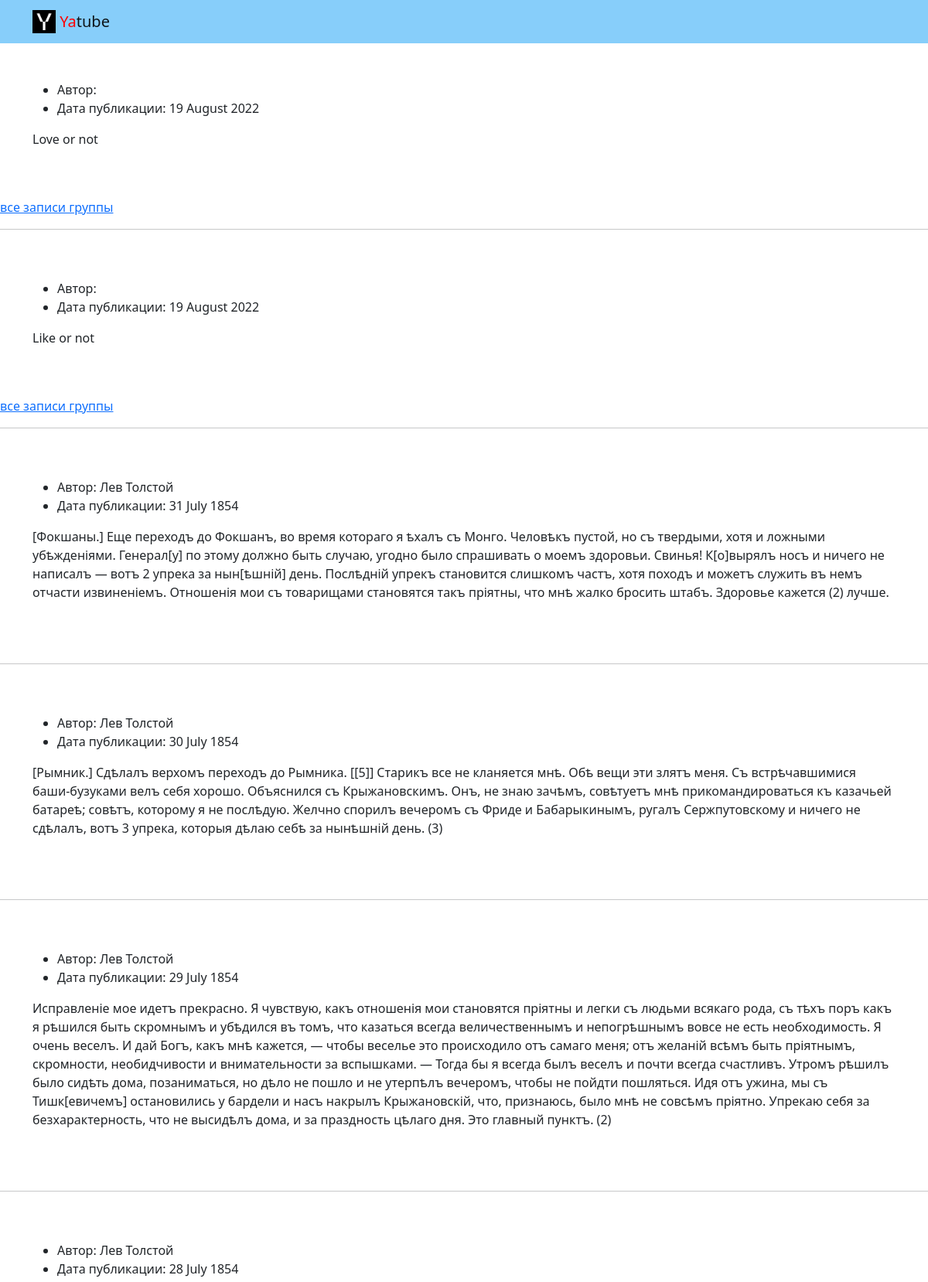
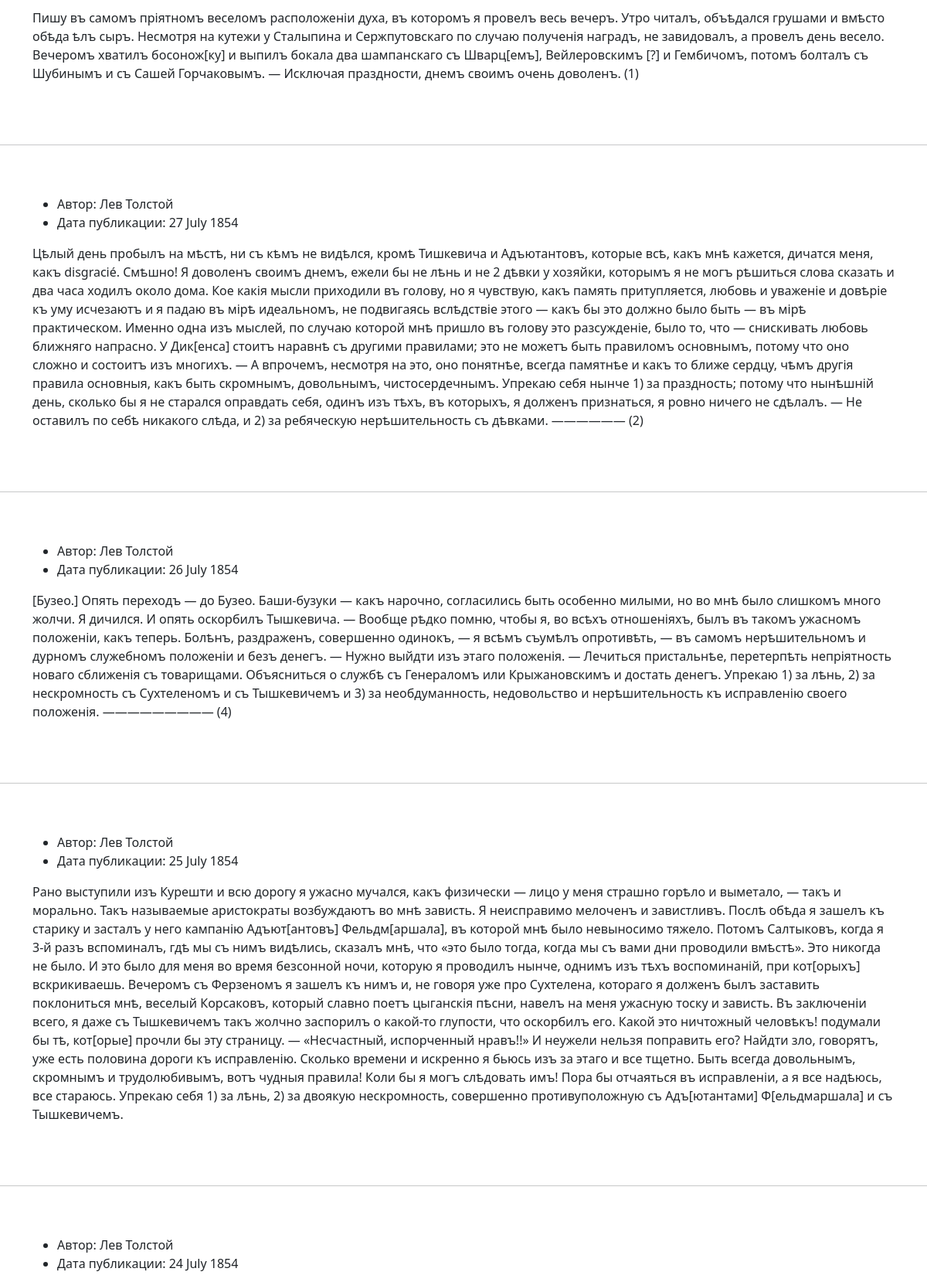
The page / (upper part) on the database its author committed (2 pictures, top to bottom).
### posts/models.py (models this page shows)
class Post(models.Model):
    text = models.TextField()
    pub_date = models.DateTimeField(auto_now_add=True)
    author = models.ForeignKey(
        User,
        on_delete=models.CASCADE,
        related_name='posts'
    )
    group = models.ForeignKey(
        Group,
        on_delete=models.SET_NULL,
        related_name='posts',
        blank=True,
        null=True,
    )
    class Meta():
        ordering = ['-pub_date']

### posts/views.py (the view)
# urls.py: path('', views.index, name='index'),
def index(request):
    posts = Post.objects.all()[:NUMBER_OF_LATEST_POSTS]
    template = 'posts/index.html'
    context = {
        'title': 'Последние обновления на сайте',
        'text': 'Это главная страница Yatube',
        'posts': posts,
    }
    return render(request, template, context)

### templates/posts/index.html (shortened to what this page needs)
{% extends 'base.html' %}
{% block content %}
{% for post in posts %}
{% include 'includes/article.html' %}
  {% if post.group %}
        <a href="{% url 'posts:group_list' post.group.slug %}">все записи группы</a>
        {% endif %}
        {% if not forloop.last %}<hr>{% endif %}
  {% endfor %}
{% endblock %}

### templates/base.html (shortened to what this page needs)
<!DOCTYPE html>
{% load static %}
<html lang="ru">
  <head>
    <link rel="stylesheet" href="{% static 'css/bootstrap.min.css' %}">
  </head>
  <body>
    <header>
        {% include 'includes/header.html' %}
    </header>
    <main>
        {% block content %}{% endblock %}
    </main>
        {% include 'includes/footer.html' %}
  </body>
</html>

### templates/includes/header.html
<!DOCTYPE html>
{% load static %}
    <nav class="navbar navbar-light" style="background-color: lightskyblue">
      <div class="container">
        <a class="navbar-brand" href="{% url 'posts:index' %}">
          <img src="static/img/logo.png" width="30" height="30" class="d-inline-block align-top" alt="">
          <span style="color:red">Ya</span>tube
        </a>
      </div>
    </nav>

### templates/includes/article.html
<article>
    <div class="container py-5">
        <ul>
          <li>
            Автор: {{ post.author.get_full_name }}
          </li>
          <li>
            Дата публикации: {{ post.pub_date|date:"d E Y" }}
          </li>
        </ul>
        <p>{{ post.text }}</p>
    </div>
</article>

### templates/includes/footer.html (shortened to what this page needs)
<!DOCTYPE html>

### rows shown on the page
Post: pub_date "19 August 2022", text "Love or not", shows "все записи группы"
Post: pub_date "19 August 2022", text "Like or not", shows "все записи группы"
Post: author.get_full_name "Лев Толстой", pub_date "31 July 1854", text "[Фокшаны.] Еще переходъ до Фокшанъ, во время котораго я ѣхалъ съ Монго. Человѣкъ пустой, но съ твердыми, хотя и ложными убѣжденіями. Генерал[у] по этому должно быть случаю, угодно было спрашивать о моемъ здоровьи. Свинья! К[о]вырялъ носъ и ничего не написалъ — вотъ 2 упрека за нын[ѣшній] день. Послѣдній упрекъ становится слишкомъ частъ, хотя походъ и можетъ служить въ немъ отчасти извиненіемъ. Отношенія мои съ товарищами становятся такъ пріятны, что мнѣ жалко бросить штабъ. Здоровье кажется (2) лучше."
Post: author.get_full_name "Лев Толстой", pub_date "30 July 1854", text "[Рымник.] Сдѣлалъ верхомъ переходъ до Рымника. [[5]] Старикъ все не кланяется мнѣ. Обѣ вещи эти злятъ меня. Съ встрѣчавшимися баши-бузуками велъ себя хорошо. Объяснился съ Крыжановскимъ. Онъ, не знаю зачѣмъ, совѣтуетъ мнѣ прикомандироваться къ казачьей батареѣ; совѣтъ, которому я не послѣдую. Желчно спорилъ вечеромъ съ Фриде и Бабарыкинымъ, ругалъ Сержпутовскому и ничего не сдѣлалъ, вотъ 3 упрека, которыя дѣлаю себѣ за нынѣшній день. (3)"
Post: author.get_full_name "Лев Толстой", pub_date "29 July 1854", text "Исправленіе мое идетъ прекрасно. Я чувствую, какъ отношенія мои становятся пріятны и легки съ людьми всякаго рода, съ тѣхъ поръ какъ я рѣшился быть скромнымъ и убѣдился въ томъ, что казаться всегда величественнымъ и непогрѣшнымъ вовсе не есть необходимость. Я очень веселъ. И дай Богъ, какъ мнѣ кажется, — чтобы веселье это происходило отъ самаго меня; отъ желаній всѣмъ быть пріятнымъ, скромности, необидчивости и внимательности за вспышками. — Тогда бы я всегда былъ веселъ и почти всегда счастливъ. Утромъ рѣшилъ было сидѣть дома, позаниматься, но дѣло не пошло и не утерпѣлъ вечеромъ, чтобы не пойдти пошляться. Идя отъ ужина, мы съ Тишк[евичемъ] остановились у бардели и насъ накрылъ…"
Post: author.get_full_name "Лев Толстой", pub_date "28 July 1854", text "Пишу въ самомъ пріятномъ веселомъ расположеніи духа, въ которомъ я провелъ весь вечеръ. Утро читалъ, объѣдался грушами и вмѣсто обѣда ѣлъ сыръ. Несмотря на кутежи у Сталыпина и Сержпутовскаго по случаю полученія наградъ, не завидовалъ, а провелъ день весело. Вечеромъ хватилъ босонож[ку] и выпилъ бокала два шампанскаго съ Шварц[емъ], Вейлеровскимъ [?] и Гембичомъ, потомъ болталъ съ Шубинымъ и съ Сашей Горчаковымъ. — Исключая праздности, днемъ своимъ очень доволенъ. (1)"
Post: author.get_full_name "Лев Толстой", pub_date "27 July 1854", text "Цѣлый день пробылъ на мѣстѣ, ни съ кѣмъ не видѣлся, кромѣ Тишкевича и Адъютантовъ, которые всѣ, какъ мнѣ кажется, дичатся меня, какъ disgracié. Смѣшно! Я доволенъ своимъ днемъ, ежели бы не лѣнь и не 2 дѣвки у хозяйки, которымъ я не могъ рѣшиться слова сказать и два часа ходилъ около дома. Кое какія мысли приходили въ голову, но я чувствую, какъ память притупляется, любовь и уваженіе и довѣріе къ уму исчезаютъ и я падаю въ мірѣ идеальномъ, не подвигаясь вслѣдствіе этого — какъ бы это должно было быть — въ мірѣ практическом. Именно одна изъ мыслей, по случаю которой мнѣ пришло въ голову это разсужденіе, было то, что — снискивать любовь ближняго напрасно. У Дик[енса] стоитъ наравнѣ съ другими…"
Post: author.get_full_name "Лев Толстой", pub_date "26 July 1854", text "[Бузео.] Опять переходъ — до Бузео. Баши-бузуки — какъ нарочно, согласились быть особенно милыми, но во мнѣ было слишкомъ много жолчи. Я дичился. И опять оскорбилъ Тышкевича. — Вообще рѣдко помню, чтобы я, во всѣхъ отношеніяхъ, былъ въ такомъ ужасномъ положеніи, какъ теперь. Болѣнъ, раздраженъ, совершенно одинокъ, — я всѣмъ съумѣлъ опротивѣть, — въ самомъ нерѣшительномъ и дурномъ служебномъ положеніи и безъ денегъ. — Нужно выйдти изъ этаго положенія. — Лечиться пристальнѣе, перетерпѣть непріятность новаго сближенія съ товарищами. Объясниться о службѣ съ Генераломъ или Крыжановскимъ и достать денегъ. Упрекаю 1) за лѣнь, 2) за нескромность съ Сухтеленомъ и съ Тышкевичемъ и 3) за…"
Post: author.get_full_name "Лев Толстой", pub_date "25 July 1854", text "Рано выступили изъ Курешти и всю дорогу я ужасно мучался, какъ физически — лицо у меня страшно горѣло и выметало, — такъ и морально. Такъ называемые аристократы возбуждаютъ во мнѣ зависть. Я неисправимо мелоченъ и завистливъ. Послѣ обѣда я зашелъ къ старику и засталъ у него кампанію Адъют[антовъ] Фельдм[аршала], въ которой мнѣ было невыносимо тяжело. Потомъ Салтыковъ, когда я 3-й разъ вспоминалъ, гдѣ мы съ нимъ видѣлись, сказалъ мнѣ, что «это было тогда, когда мы съ вами дни проводили вмѣстѣ». Это никогда не было. И это было для меня во время безсонной ночи, которую я проводилъ нынче, однимъ изъ тѣхъ воспоминаній, при кот[орыхъ] вскрикиваешь. Вечеромъ съ Ферзеномъ я зашелъ къ нимъ и, не…"
Post: author.get_full_name "Лев Толстой", pub_date "24 July 1854"
